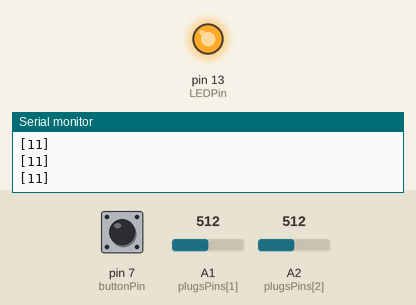
A sketch run on a simulated Arduino Uno, built with avr-gcc and run on an emulated ATmega328P. Parts: output pins drawn as LEDs (lit = HIGH), the last lines printed to the serial monitor. The inputs (shaded band) are chosen by the test bench; at power-on: A1 (plugsPins[1]) = 512, A2 (plugsPins[2]) = 512, pin 7 (buttonPin) HIGH.

Above: at 3.1 s.
3.2 s: A1 (plugsPins[1]) set to 0
At 4.1 s:
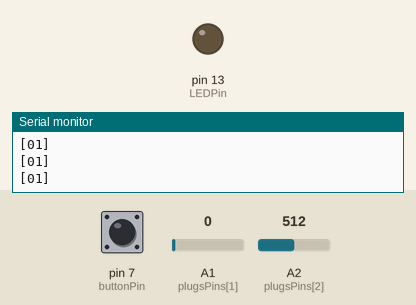
4.7 s: A1 (plugsPins[1]) set to 122
At 5.8 s:
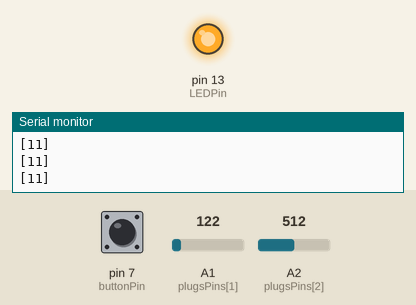
7.8 s: A2 (plugsPins[2]) set to 0
At 9.1 s:
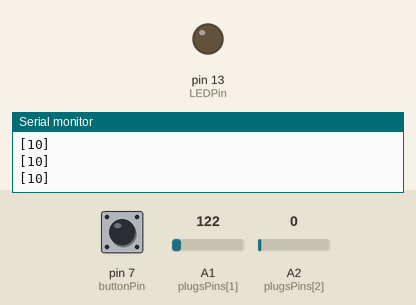
Timing chart, 0 to 10.8 s (numbered marks = the images above; inputs shaded):
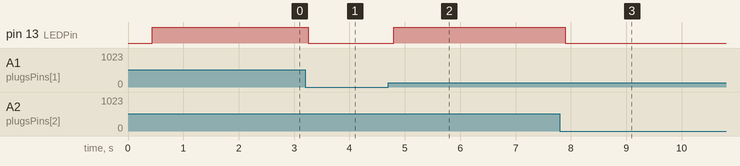

Measured:
- after the input at 3.2 s, pin 13 (LEDPin): HIGH → LOW after 0.05 s
- after the input at 4.7 s, pin 13 (LEDPin): LOW → HIGH after 0.10 s
- after the input at 7.8 s, pin 13 (LEDPin): HIGH → LOW after 0.09 s

The sketch:

project.ino
```cpp
#include <Adafruit_PN532.h>

// Set State
bool solvedState = false;
bool LEDState = false;
int animalPrinted = 10;

// Pins
const int plugsPins[] = {A0, A1, A2};
const int LEDPin = 13;
const int buttonPin = 7;
// RFID Pins
Adafruit_PN532 nfc(2, 3);

//Animal RFID Mappings
const String animalIDs[] = {
  "Man-o'-War",
  "Sea Turtle",
  "Phytoplankton",
  "Brain Coral",
  "Copepod",
  "Hatchet Fish",
  "Coelacanth",
  "Brittle Star",
  "Blobfish"
};

byte RFIDs[][4] = {
  {0x83, 0x76, 0x4E, 0x9F},
  {0xE3, 0x78, 0x50, 0x9F},
  {0xB3, 0x3A, 0x4D, 0x9F},
  {0xB3, 0xEC, 0x4C, 0x9F},

  {0x13, 0x3B, 0x4E, 0x9F},
  {0x63, 0xAA, 0x4E, 0x9F},
  {0x63, 0x58, 0x4C, 0x9F},

  {0x83, 0xE4, 0x51, 0x9F},
  {0x63, 0xB5, 0x4E, 0x9F},
};
const int numAnimals = 9;

void setup() {
  nfc.begin();
  Serial.begin(9600);
  delay(400);
  Serial.println("-- System Started");

  uint32_t versiondata = nfc.getFirmwareVersion();
  if (! versiondata) {
    Serial.print("Didn't find PN53x board");
    while (1); // halt
  }

  pinMode(plugsPins[0], INPUT);
  pinMode(plugsPins[1], INPUT);
  pinMode(plugsPins[2], INPUT);
  pinMode(LEDPin, OUTPUT);
  pinMode(buttonPin, INPUT_PULLUP);

  nfc.SAMConfig();
}

void loop() {
  checkRFID();
  setLED(checkPlugs() || checkButton());
  //setLED(true);
  delay(100);
}

bool checkPlugs(void) {
  int level = 0;
  bool fin = true;
  String feedback = "[";
  for (int i = 1; i < 3; i++) {
    int connectionState = analogRead(plugsPins[i]);
    //Serial.print(connectionState);
    if (connectionState <= level) {
      fin = false;
      feedback += "0";
    } else {
      feedback += "1";
    } //*/
  } //*/
  feedback += "]";
  if (feedback != "[00]") Serial.println(feedback);
  return fin;
}

bool checkButton(void) {
  int buttonState = digitalRead(buttonPin);
  //Serial.println(buttonState);
  return (buttonState == LOW);
}

void setLED(bool state) {
  if (state != LEDState) {
    if (state) {
      digitalWrite(LEDPin, HIGH);
    } else {
      digitalWrite(LEDPin, LOW);
    }
    LEDState = state;
  }
}

void checkRFID(void) {
  byte uid[] = { 0, 0, 0, 0, 0, 0, 0 };  // Buffer to store the returned UID
  byte uidLength;                        // Length of the UID (4 or 7 bytes depending on ISO14443A card type)
  bool success = nfc.readPassiveTargetID(PN532_MIFARE_ISO14443A, uid, &uidLength, 40); // Wait for an ISO14443A type cards (Mifare, etc.).  When one is found 'uid' will be populated with the UID, and uidLength will indicate if the uid is 4 bytes (Mifare Classic) or 7 bytes (Mifare Ultralight)

  if (success) {
    //Serial.println("Tag found!");
    if(uidLength == 4) {
      for (int i = 0; i < numAnimals; i++) {
        bool animalPresent = true;
        for (int hexI = 0; hexI < uidLength; hexI++) {
          if (RFIDs[i][hexI] != uid[hexI]) animalPresent = false;
        }
        if (animalPresent) {
          if (i != animalPrinted) {
            Serial.println(animalIDs[i]);
            animalPrinted = i;
          }
        }
      }
    }
  }
};
```
